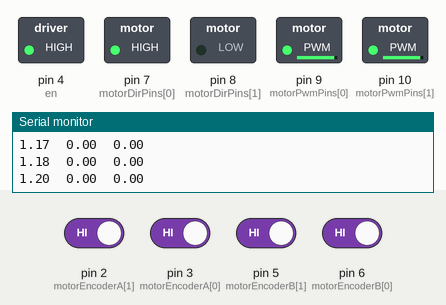
This sketch was run on a simulated Arduino Uno, built with avr-gcc and run on an emulated ATmega328P. Parts: switched loads named in the sketch (green lamp = pin HIGH), the last lines printed to the serial monitor. Inputs (shaded band) come from the test bench; at power-on: pin 2 (motorEncoderA[1]), pin 3 (motorEncoderA[0]), pin 5 (motorEncoderB[1]), pin 6 (motorEncoderB[0]) HIGH.

Above: at 1.2 s.
1.3 s: pin 2 (motorEncoderA[1]) driven LOW
5.8 s: pin 3 (motorEncoderA[0]) driven LOW
At 6.5 s:
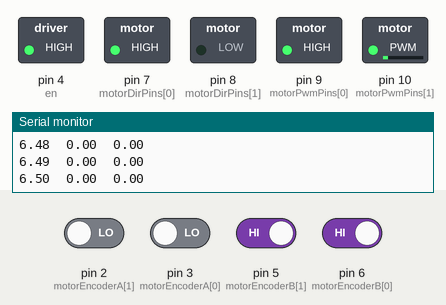
7.3 s: pin 2 (motorEncoderA[1]) driven HIGH and pin 3 (motorEncoderA[0]) driven HIGH and pin 5 (motorEncoderB[1]) driven LOW and pin 6 (motorEncoderB[0]) driven LOW
At 7.8 s:
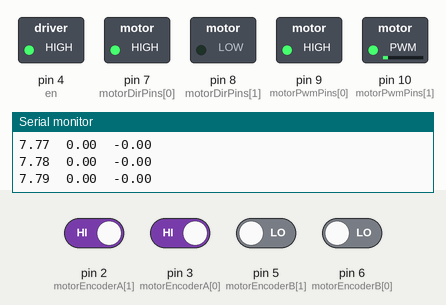
Timing chart, 0 to 10.3 s (numbered marks = the images above; inputs shaded):
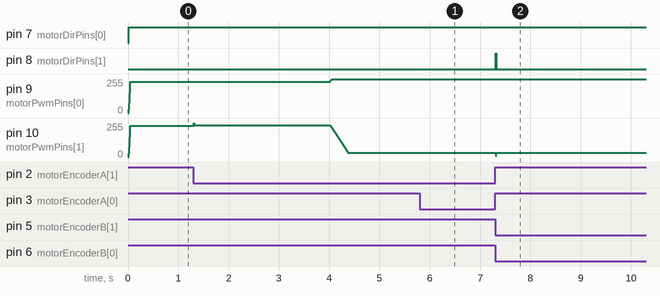

Measured:
- after the input at 5.8 s, pin 10 (motorPwmPins[1]): 31/255 → 32/255 at once, → 31/255 0.01 s later
- after the input at 7.3 s, pin 8 (motorDirPins[1]): LOW → HIGH at once, → LOW 0.01 s later; pin 10 (motorPwmPins[1]): 31/255 → 8/255 at once, → 31/255 0.01 s later

The sketch:

SEED_demo_1_controlled.ino
```cpp
#include <Wire.h>

#define pi 3.14159265358979323846264338327950288
#define MOTOR_COUNT 2
#define MY_ADDR 8

// RIGHT IS 0
// LEFT IS 1

// Motor pin configuration
const int motorDirPins[MOTOR_COUNT] = {7, 8};
const int motorPwmPins[MOTOR_COUNT] = {9, 10};
const int motorEncoderA[MOTOR_COUNT] = {3, 2};
const int motorEncoderB[MOTOR_COUNT] = {6, 5};
// enables motor driver
int en = 4;

// individual motor parameters
float motorVoltage[MOTOR_COUNT] = {0.0, 0.0};
unsigned int motorPWM[MOTOR_COUNT] = {0, 0};
volatile float motorRad[MOTOR_COUNT] = {0.0, 0.0};
float motorVelocity[MOTOR_COUNT] = {0.0, 0.0};
float motorPriorPos[MOTOR_COUNT] = {0.0, 0.0};

// velocity control variables
float desiredVelocity = 0.0;
float tempDesiredVelocity = 0.0;
float totalVelocity = 0.0;
float velocityError = 0.0;
float totalMotorVoltage = 0.0;
float batteryVoltage = 7.0;
float kpVelocity = 75;

// position control variables
float maxVelocity = .15;  // Example: 1 m/s
float maxAccel = 0.000001;  // Max acceleration in m/s²
float posError = 0.0;
float prevPosError = 0.0;
float desiredPos = 0.0;
float totalPos = 0.0;
float posIntegralError = 0.0;
float tempPosIntegralError = 0.0;
float kpPos = 18;
float kiPos = 4.5;

// anglular velocity control variables
float desiredAngularVelocity = 0.0;
float tempDesiredAngularVelocity = 0.0;
float totalAngularVelocity = 0.0;
float angularVelocityError = 0.0;
float deltaTotalMotorVoltage = 0.0;
float kpAngularVelocity = 13;

// angle control variables
float maxAngularVelocity = 1;  // Example: rad/s²
float maxAngularAccel = 0.01;  // Max acceleration in rad/s²
float angleError = 0.0;
float prevAngleError = 0.0;
float desiredAngle = 0.0;
float totalAngle = 0.0;
float angleIntegralError = 0.0;
float tempAngleIntegralError = 0.0;
float kpAngularPos = 23;
float kiAngularPos = 7.15;

// Time variables
long lastTimeMs;
long startTimeMs;
long desiredTsMs = 10;
float vDelta = 0;


// Vechile dynamics variables
float sumVoltage = 0;
float difVoltage = 0;


void setup() {
  // Initialize pins and interrupts
  for (int i = 0; i < MOTOR_COUNT; i++) {
    pinMode(motorDirPins[i], OUTPUT);
    pinMode(motorPwmPins[i], OUTPUT);
    pinMode(motorEncoderA[i], INPUT_PULLUP);
    pinMode(motorEncoderB[i], INPUT_PULLUP);
  }

  // enables motor driver
  pinMode(en, OUTPUT);
  digitalWrite(en, HIGH);

  // interupts for encoders
  attachInterrupt(digitalPinToInterrupt(motorEncoderA[0]), []() { readEncoder(0); }, CHANGE);
  attachInterrupt(digitalPinToInterrupt(motorEncoderA[1]), []() { readEncoder(1); }, CHANGE);

  // initalizes serial and time
  Serial.begin(115200);
  startTimeMs = millis();
  lastTimeMs = startTimeMs;
  Serial.println("Ready!");


  // for taking data from pi
}

void loop() {
  if (millis() <= startTimeMs + 4000) {
    for (int i = 0; i < MOTOR_COUNT; i++) {
      desiredAngle = 180 * (3.14159/180); // replace 180 with desired angle in degrees
    }
  }
  if (millis() >= startTimeMs + 4001) {
    for (int i = 0; i < MOTOR_COUNT; i++) {
      desiredPos = 1 *.3048; // replace 1 with desired pos in ft
    }
  }


  // decides time between loops
  while (millis() < lastTimeMs + desiredTsMs) {
    // Wait until the desired time passes
  }
  lastTimeMs = millis();


  printData();
  calcVals();
  positionControl();

}


void printData() {
  Serial.print(float(millis()) / 1000.0);  // Print current time in seconds
  Serial.print("\t");
  Serial.print(totalAngle);  // sum of voltage
  Serial.print("\t");
  Serial.print(totalPos);  // total velocity
  Serial.println();
}


// controls the position of the motors,
// calculates errors, desired speed, then calls velocity control to set that speed
void positionControl() {
  posError = desiredPos - totalPos;
  angleError = desiredAngle - totalAngle;


  // Compute integral terms
  tempPosIntegralError = posIntegralError + posError * ((float)desiredTsMs / 1000);
  tempAngleIntegralError = angleIntegralError + angleError * ((float)desiredTsMs / 1000);

  // Compute desired velocities (before limiting acceleration)
  tempDesiredVelocity = (kpPos * posError + kiPos * tempPosIntegralError);
  tempDesiredAngularVelocity = (kpAngularPos * angleError + kiAngularPos * tempAngleIntegralError);

  // Clamp max velocity
  tempDesiredVelocity = constrain(tempDesiredVelocity, -maxVelocity, maxVelocity);
  tempDesiredAngularVelocity = constrain(tempDesiredAngularVelocity, -maxAngularVelocity, maxAngularVelocity);

  // Apply rate limiting to avoid sudden acceleration
  float deltaT = millis() - lastTimeMs / 1000;  // Convert ms to seconds
  float maxVelocityChange = maxAccel * deltaT;
  float maxAngularVelocityChange = maxAngularAccel * deltaT;


  // Smooth velocity transition
  if (tempDesiredVelocity > desiredVelocity + maxVelocityChange) {
    desiredVelocity += maxVelocityChange;
  }
  else if (tempDesiredVelocity < desiredVelocity - maxVelocityChange) {
    desiredVelocity -= maxVelocityChange;
  }
  else {
    desiredVelocity = tempDesiredVelocity;
  }

  // Smooth angular velocity transition
  if (tempDesiredAngularVelocity > desiredAngularVelocity + maxAngularVelocityChange) {
    desiredAngularVelocity += maxAngularVelocityChange;
  }
  else if (tempDesiredAngularVelocity < desiredAngularVelocity - maxAngularVelocityChange) {
    desiredAngularVelocity -= maxAngularVelocityChange;
  }
  else {
    desiredAngularVelocity = tempDesiredAngularVelocity;
  }

  // Reset integral when error changes sign (prevents overshooting)**
  if ((posError > 0 && prevPosError < 0) || (posError < 0 && prevPosError > 0)) {
    posIntegralError = 0;
  }
  if ((angleError > 0 && prevAngleError < 0) || (angleError < 0 && prevAngleError > 0)) {
    angleIntegralError = 0;
  }

  prevPosError = posError;
  prevAngleError = angleError;


  velocityControl();
}

// calculates velocity errors and uses them to set the motor pwm
// calls setMotor to set the actual pwm of the motor
void velocityControl() {
  velocityError = desiredVelocity - totalVelocity;
  angularVelocityError = desiredAngularVelocity - totalAngularVelocity;
  totalMotorVoltage = kpVelocity * velocityError;
  deltaTotalMotorVoltage = kpAngularVelocity * angularVelocityError;
  motorVoltage[0] = (totalMotorVoltage + deltaTotalMotorVoltage)/2;
  motorVoltage[1] = (totalMotorVoltage - deltaTotalMotorVoltage)/2;
  for (int i = 0; i < MOTOR_COUNT; i++) {
    motorPWM[i] = 255 * abs(motorVoltage[i]) / batteryVoltage;
  }
  setMotor();
}

// sets the motors accorditing to the desired motorVoltageS_
void setMotor() {
  for (int i = 0; i < MOTOR_COUNT; i++) {
    digitalWrite(motorDirPins[i], motorVoltage[i] < 0 ? LOW : HIGH);
    analogWrite(motorPwmPins[i], min(motorPWM[i], 255));
  }
}

void calcVals() {
  // Calculate motor velocities
  for (int i = 0; i < MOTOR_COUNT; i++) {
    motorVelocity[i] = (motorRad[i] - motorPriorPos[i]) / ((millis() - vDelta) / 1000.0);
    motorPriorPos[i] = motorRad[i];
  }
  vDelta = millis();

  // calculates the total velocity for the velocity proportional controller
  totalVelocity = (.075 / 2) * (motorVelocity[1] + motorVelocity[0]);
  totalAngularVelocity = (.075/.362) * (motorVelocity[0] - motorVelocity[1]);

  totalPos = (.07524 / 2) * (motorRad[1] + motorRad[0]);
  totalAngle = (.07524/.362) * (motorRad[0] - motorRad[1]);

  // calculate voltage dif and sum
  sumVoltage = motorVoltage[0] + motorVoltage[1];
  difVoltage = motorVoltage[0] - motorVoltage[1];

}

void readEncoder(int motorIndex) {
  // Read current encoder states
  int thisA = digitalRead(motorEncoderA[motorIndex]);
  int thisB = digitalRead(motorEncoderB[motorIndex]);

  // Ensure this and last states are tracked per motor
  static int lastA[MOTOR_COUNT] = {0};
  static int lastB[MOTOR_COUNT] = {0};
  static long long count[MOTOR_COUNT] = {0};


  // Check for any change in encoder state
  if (thisA != lastA[motorIndex] || thisB != lastB[motorIndex]) {
    int lastState = (lastA[motorIndex] << 1) | lastB[motorIndex];
    int currentState = (thisA << 1) | thisB;

    // Positive transitions (clockwise direction)
    if ((lastState == 0 && currentState == 1) || (lastState == 1 && currentState == 3) ||
        (lastState == 2 && currentState == 0) || (lastState == 3 && currentState == 2)) {
      count[motorIndex]++;
    }
    // Double positive steps (if there's noise or fast transitions)
    else if ((lastState == 0 && currentState == 3) || (lastState == 3 && currentState == 0)) {
      count[motorIndex] += 2;
    }
    else if ((lastState == 2 && currentState == 1) || (lastState == 1 && currentState == 2)) {
      count[motorIndex] -= 2;
    }
    // Negative transitions (counterclockwise direction)
    else {
      count[motorIndex]--;
    }

    // Save current states for the next comparison
    lastA[motorIndex] = thisA;
    lastB[motorIndex] = thisB;

    // Update the motor's angular position in radians
    motorRad[motorIndex] = 2 * pi * (float)count[motorIndex] / 3200;
  }
}
```
